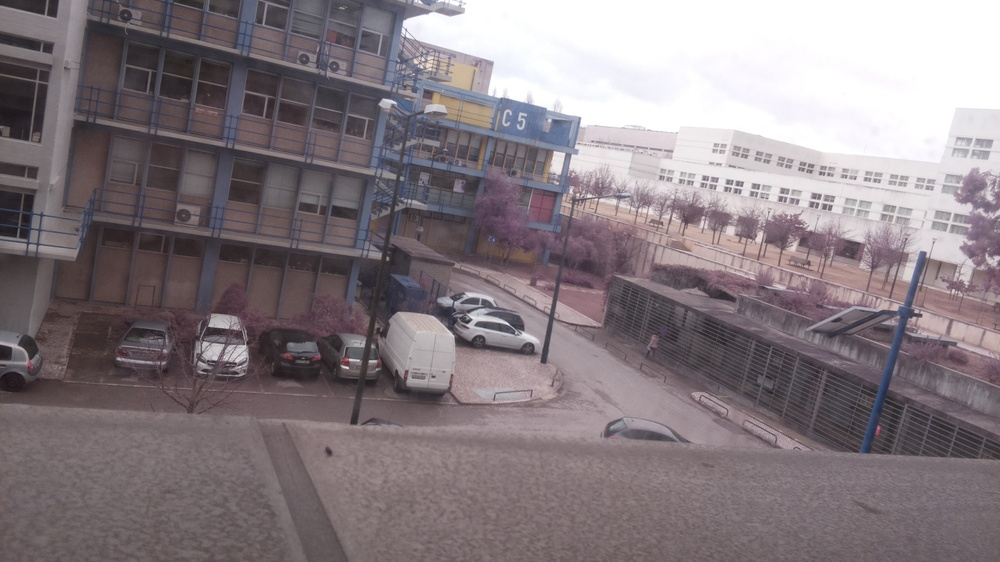
#> input picture test3.jpg, 1000 x 562 px, shrunk from 1920 x 1080 before the run
$ python nir_cinz.py
#> lines starting #> are read from the running program, lines starting #| are printed output that depends on the picture
import matplotlib.pyplot as plt
import numpy as np
import statistics as sts
from skimage import io

def cinz(pixel):

        soma= pixel[0]

        return soma/255


rgb = io.imread("test3.jpg")
#> rgb is the input picture: shape (562, 1000, 3); mean R, G, B 133.9, 123.7, 128.5


grey = [ [ cinz(pixel) for pixel in linha]  for linha in rgb]
#> grey = 562 items

fig = plt.imshow(grey, cmap ="gray")

fig.axes.get_xaxis().set_visible(False)
fig.axes.get_yaxis().set_visible(False)

grey_1d = []
for linha in grey:
        grey_1d += linha
#> after the loop, grey_1d = 562000 items
"""
f, axarr = plt.subplots(1,2)

axarr[1].imshow(grey, cmap ="gray")

axarr[0].hist(grey_1d, bins = 40)"""

plt.savefig("nirgray_nofilter.jpg")
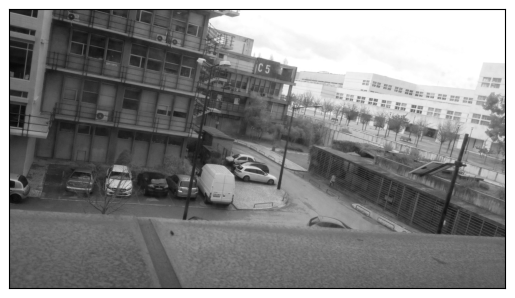
#> figure drawn by matplotlib, 1 panel

$ run again, with test1.jpg copied over test3.jpg
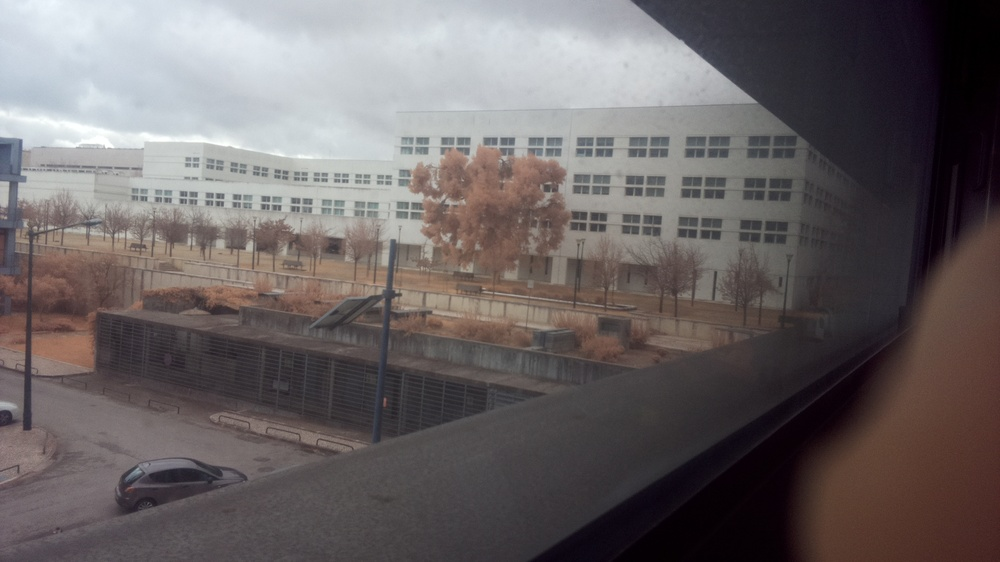
#> input picture test1.jpg, 1000 x 562 px, shrunk from 1920 x 1080 before the run
#> rgb is the input picture: shape (562, 1000, 3); mean R, G, B 106.2, 99.4, 100.1
#> grey = 562 items
#> after the loop `for linha in grey:`: grey_1d = 562000 items
#> `plt.savefig("nirgray_nofilter.jpg")`:
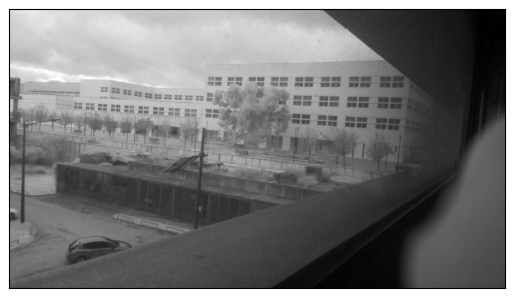
#> figure drawn by matplotlib, 1 panel

$ run again, with test2.jpg copied over test3.jpg
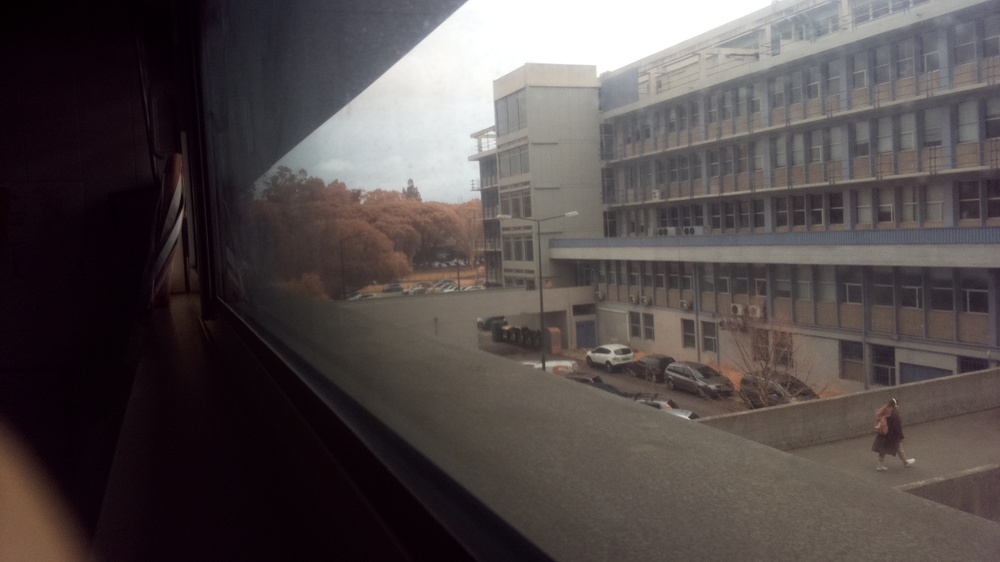
#> input picture test2.jpg, 1000 x 562 px, shrunk from 1920 x 1080 before the run
#> rgb is the input picture: shape (562, 1000, 3); mean R, G, B 82.6, 74.9, 74.7
#> grey = 562 items
#> after the loop `for linha in grey:`: grey_1d = 562000 items
#> `plt.savefig("nirgray_nofilter.jpg")`:
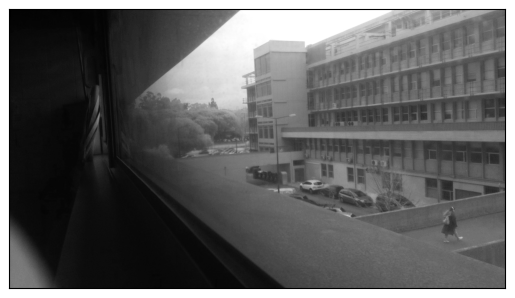
#> figure drawn by matplotlib, 1 panel

$ run again, with test4.jpg copied over test3.jpg
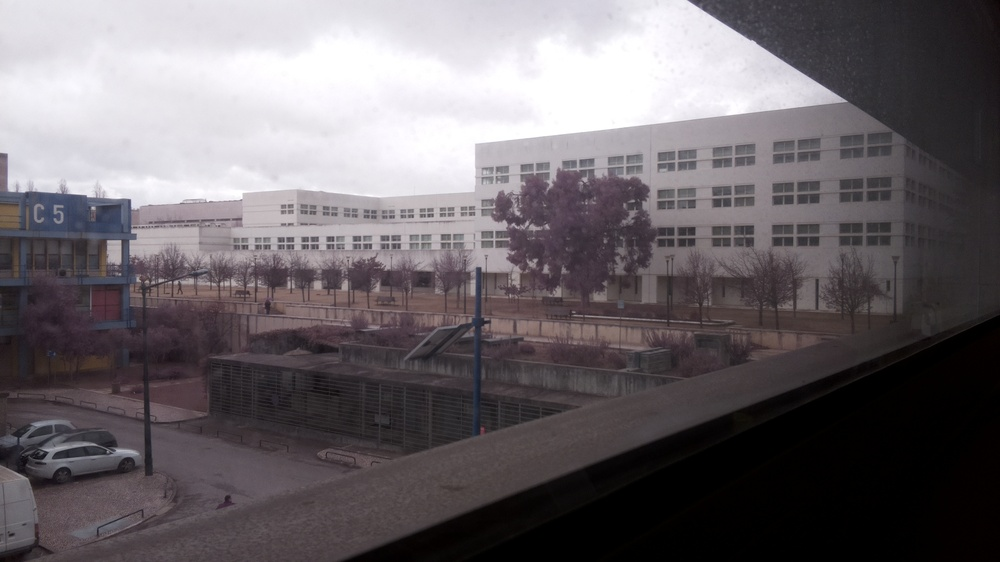
#> input picture test4.jpg, 1000 x 562 px, shrunk from 1920 x 1080 before the run
#> rgb is the input picture: shape (562, 1000, 3); mean R, G, B 107.9, 102.1, 106.2
#> grey = 562 items
#> after the loop `for linha in grey:`: grey_1d = 562000 items
#> `plt.savefig("nirgray_nofilter.jpg")`:
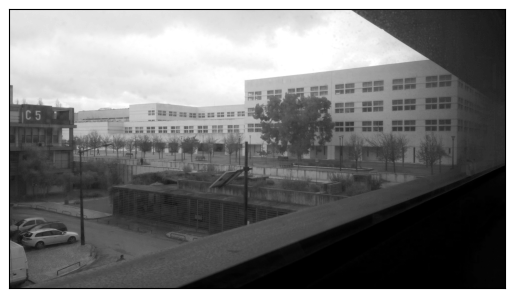
#> figure drawn by matplotlib, 1 panel
